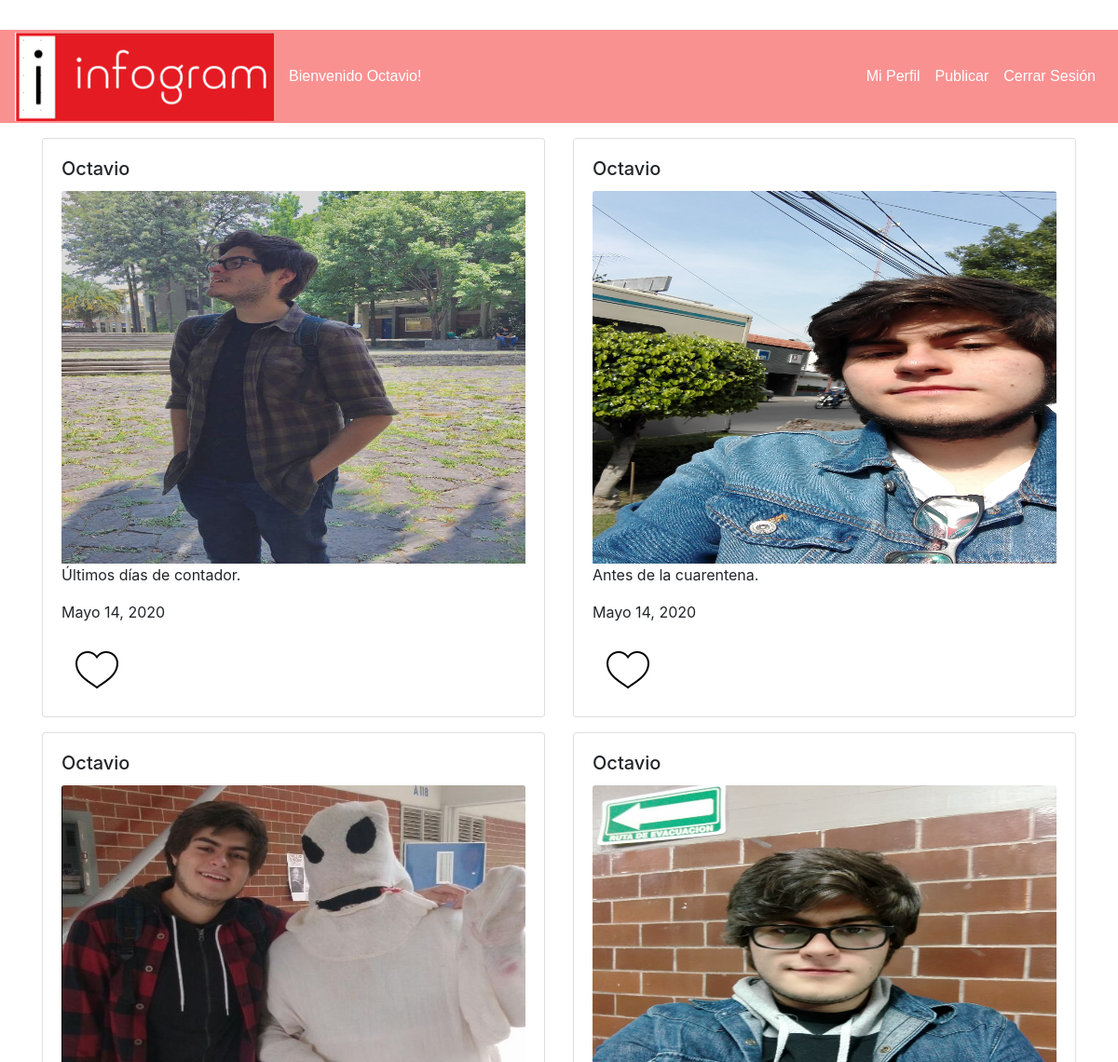
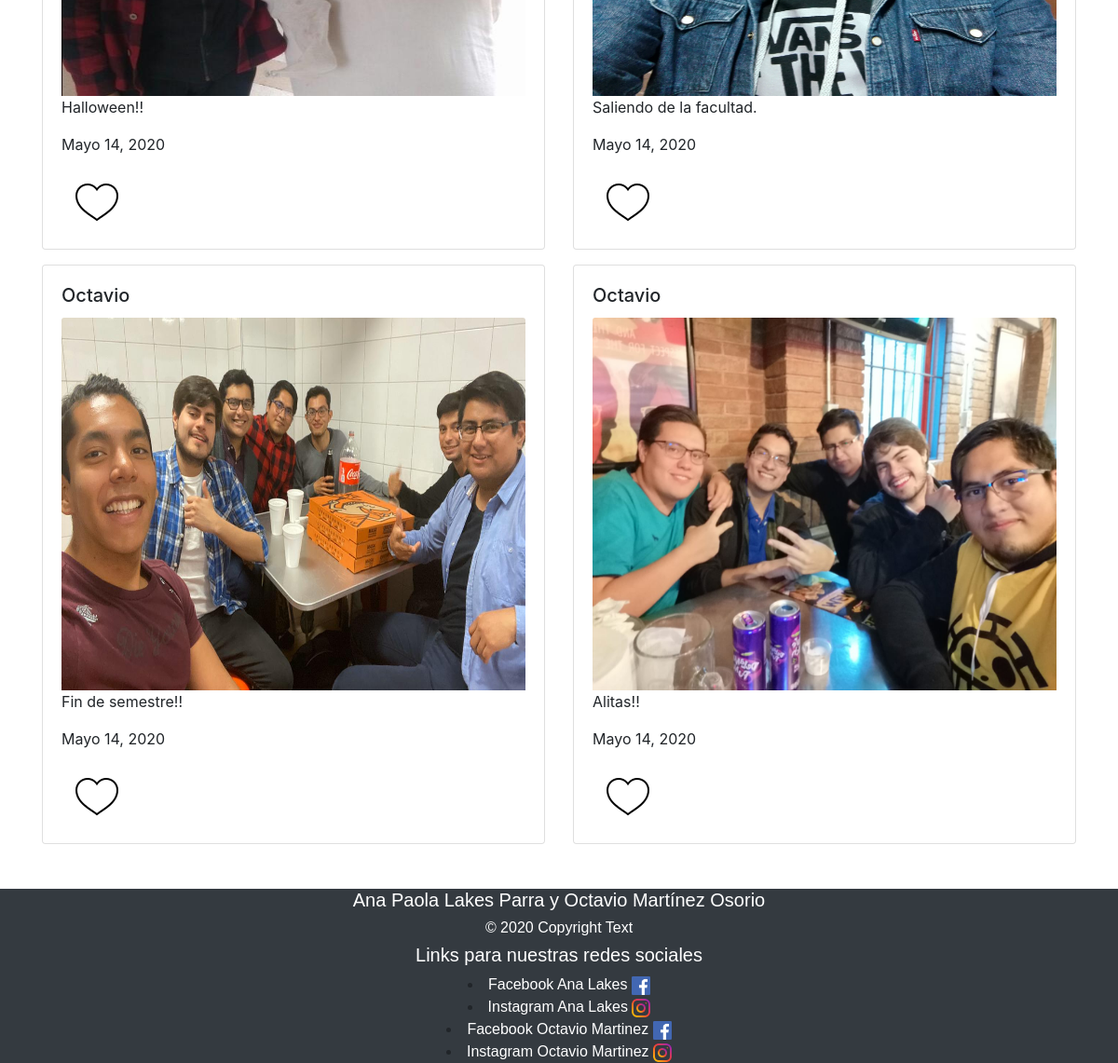
/perfil_infogram (signed in), run on the app's committed database (2 pictures, top to bottom).
### dashboard/models.py (models this page shows)
class PublicacionBien(models.Model):
    descripcion = models.TextField()
    fecha_publicacion = models.DateField(auto_now_add=True)
    imagen = models.ImageField(upload_to='imgs/', max_length=350)
    user = models.ForeignKey(
        User,
        on_delete=models.CASCADE,
        related_name='pubs',
        blank=False,
        null=False,
    )

### dashboard/views.py (the view)
# urls.py: path('perfil_infogram', PerfilView.as_view(), name='perfil'),
class PerfilView(View):
    def get(self, request):
        template_name = 'index.html'
        user = request.user
        contexto = dict(pubs=PublicacionBien.objects.filter(user=user))
        return render(request, template_name, contexto)

### templates/index.html
{% extends 'base.html' %}
{% block content %}
        <div class="container mt-3">
          <div class="row">
            {% for foo in pubs %}
            <div class="col-6 ">
              <div class="card mb-3">
                <div class="card-body">
                  <h5 class="card-title">{{ foo.user }}</h5>
                  <img src="{{ foo.imagen.url }}" class="card-img-top" width="10px" height="400px" alt="...">
                  <p class="card-text">{{ foo.descripcion }}</p>
                  <p class="card-text">{{ foo.fecha_publicacion }}</p>
                  <a class="btn" onclick="document.getElementById('{{ foo.id }}').src='static/images/icons8-heart-50 (1).png'">
                      <img id="{{ foo.id }}" src="static/images/icons8-heart-50.png">
                  </a>
                </div>
              </div>
            </div>
          {% endfor %}
          </div>
        </div>
{% endblock %}

### templates/base.html (shortened to what this page needs)
<!DOCTYPE html>
<html>
<head>
      <link rel="stylesheet" href="static/css/styles.css">
      <link rel="stylesheet" href="static/css/bootstrap.min.css">
  </head>
<body>
<nav class="navbar navbar-expand-lg ">
  <a {% if request.user.is_authenticated %} href="{% url 'index' %}" {% endif %} class="brand-logo"><img src="static/images/infogram.png" alt=""> </a>
    {% if request.user.is_authenticated %}
        <a class="nav-link text-white">Bienvenido {{ request.user }}!</a>
    {% endif %}
  <div class="collapse navbar-collapse" id="navbarSupportedContent">
    <ul class="navbar-nav my-2 my-lg-0">
        {% if request.user.is_authenticated %}
    <li class="nav-item active">
        <a class="nav-link text-white" href="{% url 'perfil' %}">Mi Perfil</a>
    </li>
    <li class="nav-item active">
        <a class="nav-link text-white " href="{% url 'pub-crear' %}">Publicar</a>
    </li>
     <li class="nav-item active">
        <a class="nav-link text-white " href="{% url 'logout' %}">Cerrar Sesión</a>
      </li>
        {% endif %}
    </ul>
  </div>
</nav>
{% block content %} {% endblock %}
    <footer class="page-footer bg-dark">
             <div class="footer-copyright">
               <div class="container">
                   <h5 class="text-white">Ana Paola Lakes Parra y Octavio Martínez Osorio</h5>
                   <h6 class="text-white">© 2020 Copyright Text</h6>
               </div>
             </div>
             <div class="col l4 offset-l2 s12">
              <h5 class="text-white">Links para nuestras redes sociales</h5>
              <div class="col-12">
                  <li><a class="text-white text-lighten-3" href="https://www.facebook.com/anapao.lagunas/">Facebook Ana Lakes</a>
                  <img src="static/images/facebook.png" alt="" width="20px" height="20px"></li>
                  <li><a class="text-white text-lighten-3" href="https://www.instagram.com/anapaolp">Instagram Ana Lakes</a>
                  <img src="static/images/instagram.png" alt="" width="20px" height="20px">
                  </li>
                  <li><a class="text-white text-lighten-3" href="https://www.facebook.com/octavio.martinez.9212301">Facebook Octavio Martinez</a>
                    <img src="static/images/facebook.png" alt="" width="20px" height="20px"></li>
                    <li><a class="text-white text-lighten-3" href="https://www.instagram.com/octaviiomtz">Instagram Octavio Martinez</a>
                    <img src="static/images/instagram.png" alt="" width="20px" height="20px">
                    </li>
              </div>
         </div>
    </footer>
</body>
</html>

### templates/static/css/styles.css (style rules this page uses)
footer { margin-top: 2rem; background-color: crimson; font-family: Helvetica; text-align: center; }
nav { margin-top: 2rem; background-color: #fa9191; font-family: Helvetica; text-align: center; height: 100px; }

### data on the page
PublicacionBien: user "Octavio", imagen (picture), descripcion "Últimos días de contador.", fecha_publicacion "Mayo 14, 2020"
PublicacionBien: user "Octavio", imagen (picture), descripcion "Antes de la cuarentena.", fecha_publicacion "Mayo 14, 2020"
PublicacionBien: user "Octavio", imagen (picture), descripcion "Halloween!!", fecha_publicacion "Mayo 14, 2020"
PublicacionBien: user "Octavio", imagen (picture), descripcion "Saliendo de la facultad.", fecha_publicacion "Mayo 14, 2020"
PublicacionBien: user "Octavio", imagen (picture), descripcion "Fin de semestre!!", fecha_publicacion "Mayo 14, 2020"
PublicacionBien: user "Octavio", imagen (picture), descripcion "Alitas!!", fecha_publicacion "Mayo 14, 2020"

### other printed values
{{ request.user }} "Octavio"
